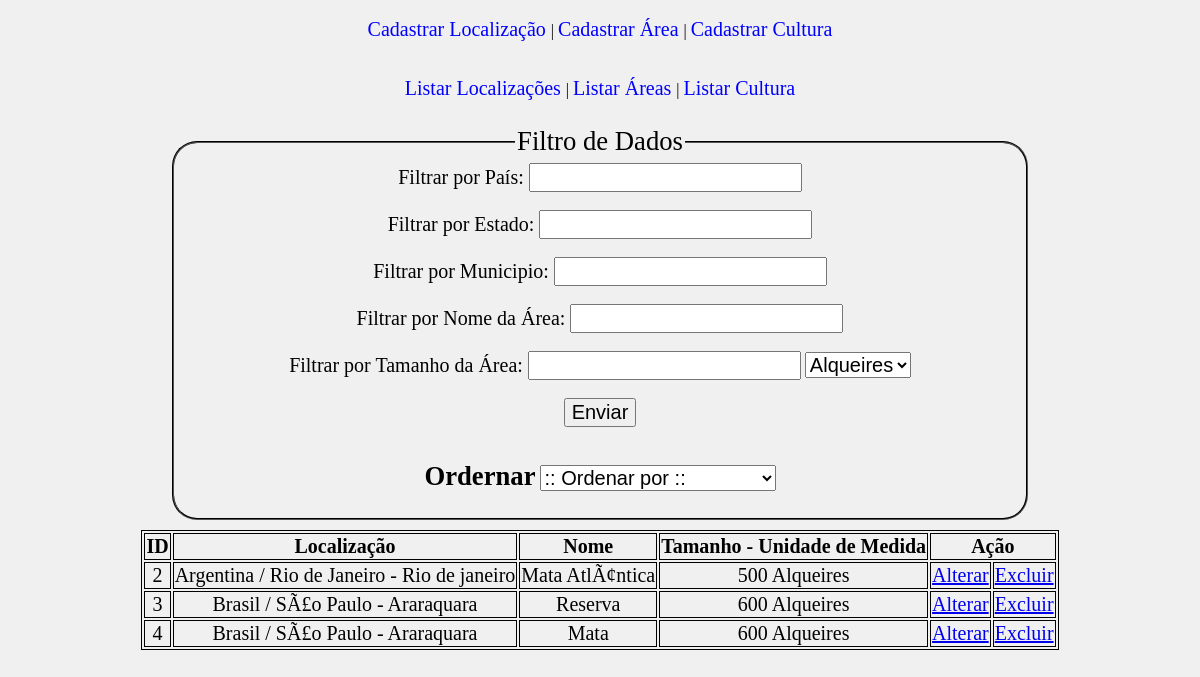
The app's page /listar_area.php with its own data.
### tables this page shows
CREATE TABLE IF NOT EXISTS `area` (
  `ID_area` int(11) NOT NULL AUTO_INCREMENT,
  `cod_localizacao` int(100) NOT NULL,
  `nome` varchar(100) NOT NULL,
  `uni_medida` varchar(10) NOT NULL,
  `tamanho` int(100) NOT NULL,
  PRIMARY KEY (`ID_area`),
  KEY `cod_localizacao` (`cod_localizacao`)
);

CREATE TABLE IF NOT EXISTS `localizacao` (
  `ID_localizacao` int(100) NOT NULL AUTO_INCREMENT,
  `pais` varchar(50) NOT NULL,
  `estado` varchar(50) NOT NULL,
  `municipio` varchar(50) NOT NULL,
  PRIMARY KEY (`ID_localizacao`)
);

### listar_area.php (the view, shortened to what this page needs)
<?php
	include "conexao.php";
	include "funcao.php";
?>
<html>
	<head>
		<link rel="stylesheet" href="estilos.css"/>
	</head>
	<body class="corpo">
		<fieldset class="fieldset">
			<legend>Filtro de Dados</legend>
			<form action="listar_area.php" method="post">
				<label>Filtrar por País: </label>
				<input type="text" name="filtroPais"><br />
				<br />
				<label>Filtrar por Estado: </label>
				<input type="text" name="filtroEst"><br/>
				<br />
				<label>Filtrar por Municipio: </label>
				<input type="text" name="filtroMun"><br />
				<br />
				<label>Filtrar por Nome da Área: </label>
				<input type="text" name="filtroNome"><br />
				<br />
				<label>Filtrar por Tamanho da Área: </label>
				<input type="text" name="filtroTam">
				<select name="selectTam">
					<option value="al" selected>Alqueires</option>
				</select><br />
				<br />
				<input type="submit" value="Enviar">
			</form>
			<br />
			<form action="listar_area.php" method="post" name="ordenarAre">
				<label class="ordenar">Ordernar</label>
				<select name="ordenacaoAre" onchange="document.ordenarAre.submit()">
					<option value="">:: Ordenar por ::</option>
				</select>
			</form>
		</fieldset>
		<table class="table">
			<thead>
				<tr>
					<th>ID</th>
					<th>Localização</th>
					<th>Nome</th>
					<th>Tamanho - Unidade de Medida</th>
					<th colspan="2">Ação</th>
				</tr>
			</thead>
			<tbody>
				<?php
					$where = '';
					$order = '';
					$select = "SELECT * FROM area
					INNER JOIN localizacao ON
					area.cod_localizacao = localizacao.ID_localizacao
					$where
					$order";
					$resultado = mysqli_query($link, $select) or die( mysqli_error($link));
					while( $linha = mysqli_fetch_array($resultado) ){
						echo "<tr>";
							echo "<td>" . $linha['ID_area'] . "</td>";
							echo "<td>" . $linha['pais'] . " / " . $linha['estado'] . " - " . $linha['municipio'] . "</td>";
							echo "<td>" . $linha['nome'] . "</td>";
							echo "<td>" . $linha['tamanho'] . " " . $linha['uni_medida'] . "</td>";
							echo "<td> <a href='form_alterar_area.php?id=" . $linha['ID_area'] . "'> Alterar </a></td>";
							echo "<td> <a href='remove_area.php?id=" . $linha['ID_area'] . "'> Excluir </a></td>";
						echo "</tr>";
					}
				?>
			</tbody>
		</table>
	</body>
</html>

### estilos.css (style rules this page uses)
.corpo { background-color: rgb(240, 240, 240); }
.fieldset { border-color: black; max-width: 70%; margin: 10px auto; border-radius: 25px; text-align: center; }
label, input, select { font-size: 20px; }
.table { border: 1px solid black; margin: 10px auto; }
table td, table th { border: 1px solid black; font-family: Constantia; text-align: center; font-size: 20px; }
legend { margin: 0 auto; font-size: 20pt; }
label.ordenar { font-weight: bold; font-size: 20pt; }

### records on screen
area: ID_area "2", cod_localizacao.pais "Argentina", cod_localizacao.estado "Rio de Janeiro", cod_localizacao.municipio "Rio de janeiro", nome "Mata AtlÃ¢ntica", tamanho "500", uni_medida "Alqueires"
area: ID_area "3", cod_localizacao.pais "Brasil", cod_localizacao.estado "SÃ£o Paulo", cod_localizacao.municipio "Araraquara", nome "Reserva", tamanho "600", uni_medida "Alqueires"
area: ID_area "4", cod_localizacao.pais "Brasil", cod_localizacao.estado "SÃ£o Paulo", cod_localizacao.municipio "Araraquara", nome "Mata", tamanho "600", uni_medida "Alqueires"
